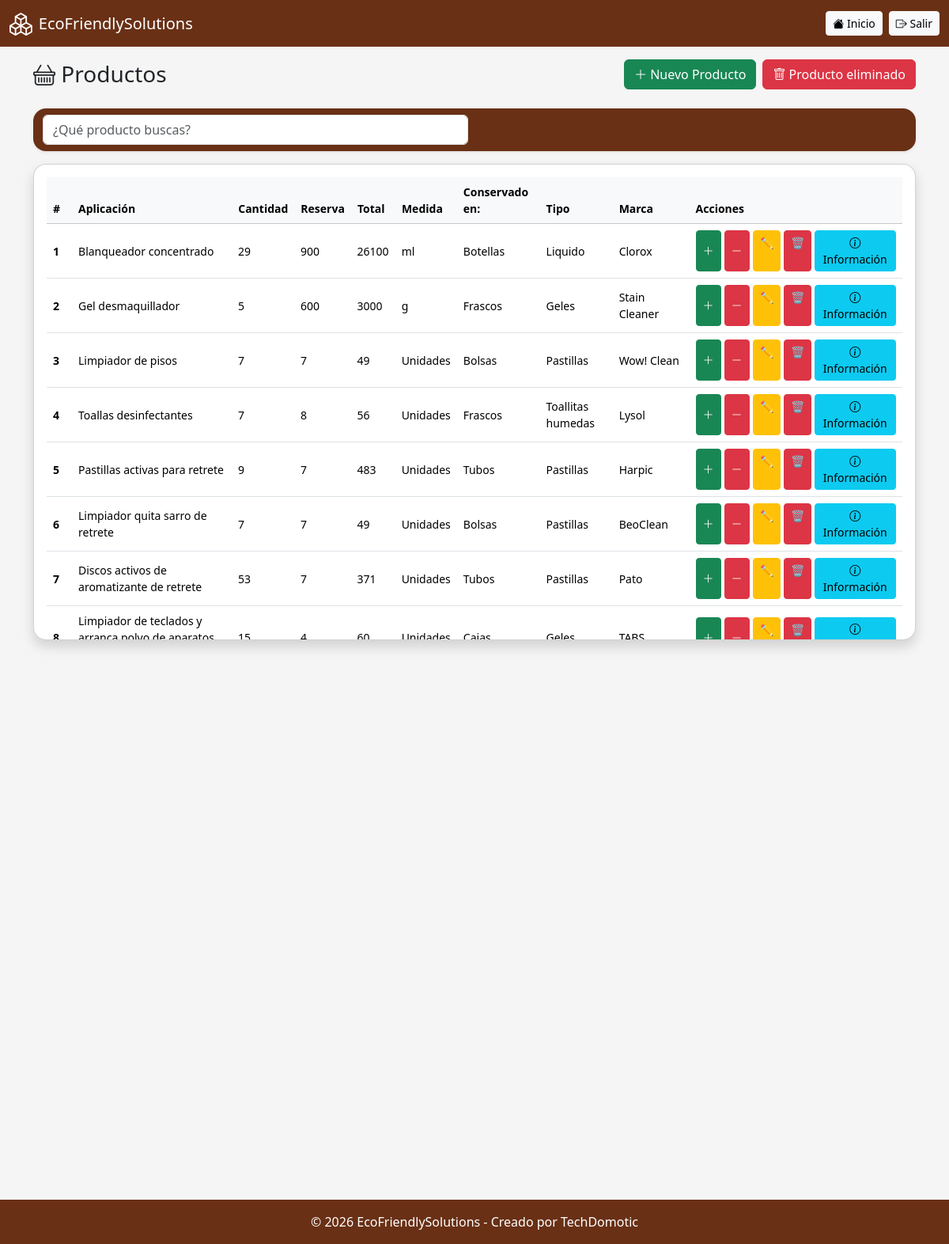
/productos/listar.php (signed in), run on an earlier commit of the app's database.
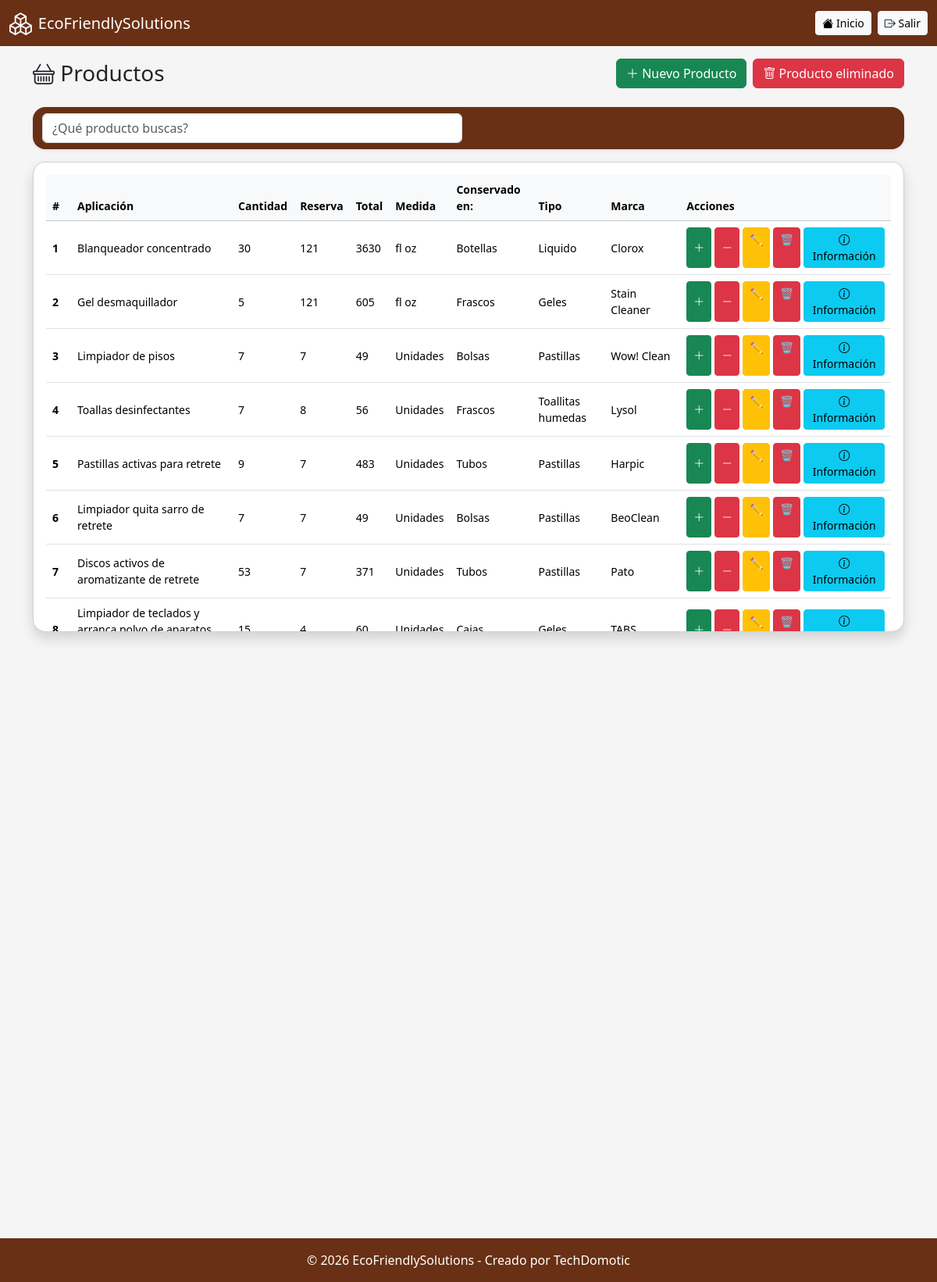
And on a later commit of the database.
### tables this page shows
CREATE TABLE `productos` (
  `id_producto` int(11) NOT NULL,
  `nombre` varchar(250) NOT NULL,
  `cantidad` double DEFAULT NULL,
  `reserva` double DEFAULT NULL,
  `total` double DEFAULT NULL,
  `medida` varchar(120) DEFAULT NULL,
  `conservado` varchar(120) DEFAULT NULL,
  `tipo` varchar(120) DEFAULT NULL,
  `marca` varchar(120) DEFAULT NULL,
  `estatus` tinyint(1) DEFAULT 1,
  `fecha_eliminacion` timestamp NOT NULL DEFAULT current_timestamp() ON UPDATE current_timestamp(),
  `fecha_creacion` timestamp NOT NULL DEFAULT current_timestamp()
);

### productos/listar.php (the view, shortened to what this page needs)
<?php
include '../includes/conexion.php';
include '../includes/header.php';
$res_limitante = $conn->query("SELECT limite FROM limitante WHERE entidad = 'productos' LIMIT 1");
$row_lim = $res_limitante->fetch_assoc();
$limite_actual = $row_lim['limite'] ?? 6;
$result = $conn->query("
SELECT * FROM productos WHERE estatus = true
");
?>
<div class="d-flex justify-content-between align-items-center mb-4">
    <h3 class="mb-0">
        <i class="bi bi-basket"></i> Productos
    </h3>
    <div class="d-flex gap-2">
        <a href="crear.php" class="btn btn-success">
            <i class="bi bi-plus-lg"></i> Nuevo Producto
        </a>
        <a href="eliminado.php" class="btn btn-danger">
            <i class="bi bi-trash"></i> Producto eliminado
        </a>
    </div>
</div>
<nav class="navbar bg-body-tertiary mb-3 rounded-4 shadow-sm">
  <div class="container-fluid">
    <div class="col-12 col-md-6"> <form class="d-flex" role="search" onsubmit="return false;">
      <input
        class="form-control me-2"
        type="search"
        id="inputBusqueda"
        placeholder="¿Qué producto buscas?"
        aria-label="Search"
        >
        </form>
    </div>
  </div>
</nav>
<div class="card shadow rounded-4">
<div class="card-body table-responsive" style="max-height: 600px; overflow-y: auto;">
<table class="table table-hover align-middle small" id="tablaProductos">
<thead class="table-light">
    <tr>
        <th style="position: sticky; top: 0; z-index: 2; background-color: #f8f9fa;">#</th>
        <th style="position: sticky; top: 0; z-index: 2; background-color: #f8f9fa;">Aplicaci&oacute;n</th>
        <th style="position: sticky; top: 0; z-index: 2; background-color: #f8f9fa;">Cantidad</th>
        <th style="position: sticky; top: 0; z-index: 2; background-color: #f8f9fa;">Reserva</th>
        <th style="position: sticky; top: 0; z-index: 2; background-color: #f8f9fa;">Total</th>
        <th style="position: sticky; top: 0; z-index: 2; background-color: #f8f9fa;">Medida</th>
        <th style="position: sticky; top: 0; z-index: 2; background-color: #f8f9fa;">Conservado en:</th>
        <th style="position: sticky; top: 0; z-index: 2; background-color: #f8f9fa;">Tipo</th>
        <th style="position: sticky; top: 0; z-index: 2; background-color: #f8f9fa;">Marca</th>
        <th style="position: sticky; top: 0; z-index: 2; background-color: #f8f9fa;">Acciones</th>
    </tr>
</thead>
<tbody>
<?php $contador = 1; ?>
<?php while($row = $result->fetch_assoc()): ?>
<td><strong><?= $contador; ?></strong></td>
<td><?= htmlspecialchars($row['nombre']); ?></td>
<td>
    <span id="cantidad-<?= $row['id_producto']; ?>"
        class="<?= ($row['cantidad'] < $limite_actual) ? 'text-danger fw-bold' : '' ?>">
        <?= $row['cantidad']; ?>
    </span>
</td>
<td><?= htmlspecialchars($row['reserva']); ?></td>
<td><?= htmlspecialchars($row['total']); ?></td>
<td><?= htmlspecialchars($row['medida']); ?></td>
<td><?= htmlspecialchars($row['conservado']); ?></td>
<td><?= htmlspecialchars($row['tipo']); ?></td>
<td><?= htmlspecialchars($row['marca']); ?></td>
<td class="text-center">
<div class="d-flex flex-row flex-sm-row justify-content-center gap-1">
<button class="btn btn-success btn-sm"
        onclick="actualizarCantidad(<?= $row['id_producto']; ?>,'sumar')">
    <i class="bi bi-plus-lg"></i>
</button>
<button class="btn btn-danger btn-sm"
        onclick="actualizarCantidad(<?= $row['id_producto']; ?>,'restar')">
    <i class="bi bi-dash-lg"></i>
</button>
<a href="editar.php?id=<?= $row['id_producto']; ?>"
class="btn btn-warning btn-sm">
✏️
</a>
<a href="eliminar.php?id=<?= $row['id_producto'] ?>"
class="btn btn-danger btn-sm"
onclick="return confirm('¿Eliminar producto?')">🗑️</a>
<button class="btn btn-info btn-sm btn-info-producto"
        data-cantidad="<?= $row['cantidad']; ?>"
        data-conservado="<?= htmlspecialchars($row['conservado']); ?>"
        data-nombre="<?= htmlspecialchars($row['nombre']); ?>"
        data-reserva="<?= htmlspecialchars($row['reserva']); ?>"
        data-medida="<?= htmlspecialchars($row['medida']); ?>"
        data-tipo="<?= htmlspecialchars($row['tipo']); ?>"
        data-marca="<?= htmlspecialchars($row['marca']); ?>">
    <i class="bi bi-info-circle"></i> Informaci&oacute;n
</button>
</div>
</td>
<?php $contador++; ?>
<?php endwhile; ?>
</tbody>
</table>
</div>
</div>
<?php include '../includes/footer.php'; ?>

What changed in the data, as far as the page shows it:
changed productos "Blanqueador concentrado": cantidad "29" → "30"; reserva "900" → "121"; total "26100" → "3630"; medida "ml" → "fl oz"
changed productos "Gel desmaquillador": reserva "600" → "121"; total "3000" → "605"; medida "g" → "fl oz"
